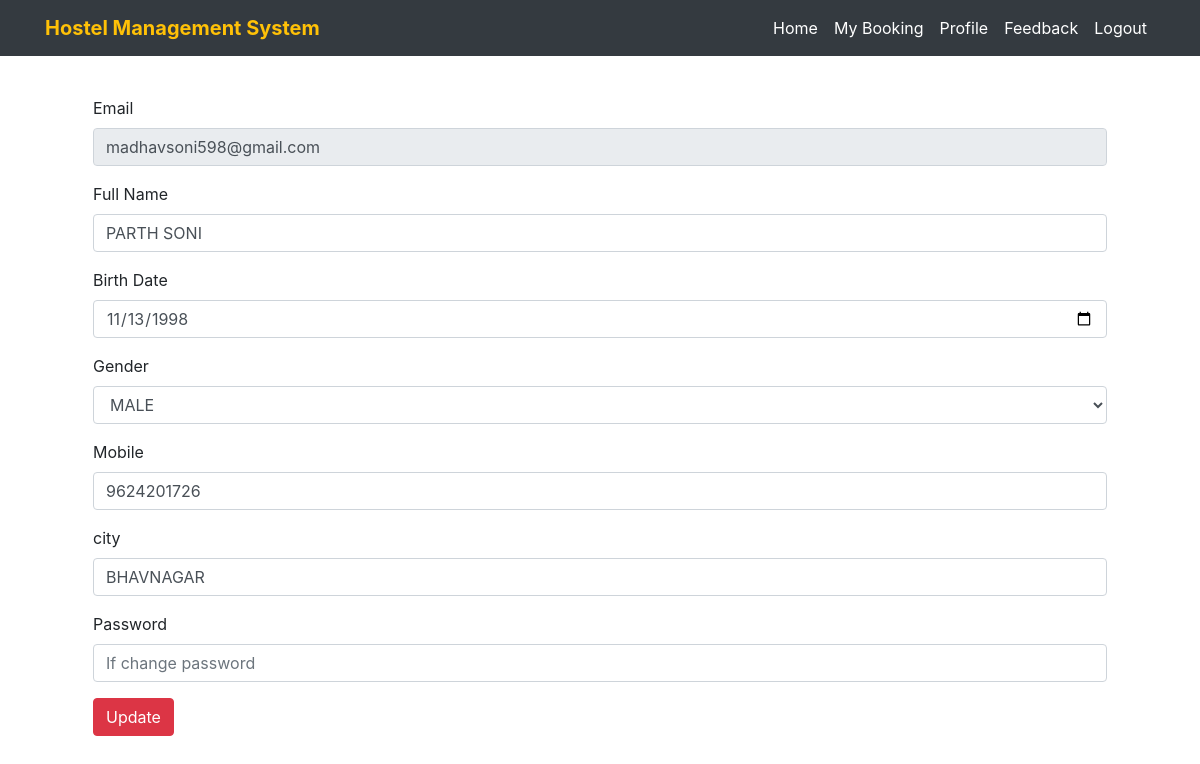
Page /student/change.php (signed in) on the committed database.
### tables this page shows
CREATE TABLE `user` (
  `user_id` int(4) NOT NULL,
  `email` varchar(40) NOT NULL,
  `password` varchar(60) NOT NULL,
  `gender` char(1) NOT NULL DEFAULT 'M',
  `bod` date NOT NULL,
  `fname` varchar(15) NOT NULL,
  `city` varchar(20) NOT NULL,
  `mobile` bigint(12) NOT NULL,
  `status` int(11) NOT NULL DEFAULT '0'
);

### student/change.php (the view, shortened to what this page needs)
<?php
if ($_SESSION['student']) {
  $student_id=$_SESSION['student_id'];
} else {
  echo "<script> location.href='login.php'; </script>";
}
include("../db.php");
$sql = "select * from user where 	user_id=$student_id";
$res = mysqli_query($con, $sql) or die("not select ");
$row = mysqli_fetch_row($res);
?>
<!DOCTYPE html>
<html lang="en">
<head>
  <link rel="stylesheet" href="https://stackpath.bootstrapcdn.com/bootstrap/4.5.2/css/bootstrap.min.css">
    <link rel="stylesheet" type="text/css" href="https://cdn.datatables.net/1.10.22/css/dataTables.bootstrap4.min.css"/>
    <link rel="stylesheet" href="../css/mystyle.css">
</head>
<body>
<nva class="navbar navbar-expand-md bg-dark navbar-dark container-fuild">
        <div class="container">
        <a href="#" class="navbar-brand text-warning font-weight-bold">Hostel Management System </a>
          <div class="collapse navbar-collapse text-center" id="menulinks">
          <ul class="navbar-nav ml-auto">
             <li class="nav-item">
               <a href="home.php" class="nav-link text-white">Home</a>
             </li>
             <li class="nav-item">
              <a href="dash.php" class="nav-link text-white">My Booking</a>
            </li>
            <li class="nav-item">
              <a href="change.php" class="nav-link text-white">Profile </a>
            </li>
            <li class="nav-item">
              <a href="feedback.php" class="nav-link text-white">Feedback</a>
            </li>
            <li class="nav-item">
              <a href="../logout.php" class="nav-link text-white"> Logout</a>
            </li>
           </ul>
          </div>
        </div>
      </nva>
<div class="container mt-4 pt-3">
<form class="mx-5" method="POST">
    <div class="form-group">
      <label for="email">Email</label>
      <input type="email" class="form-control" id="email" name="email" value="<?php echo $row[1]; ?>" readonly>
    </div>
    <div class="form-group">
      <label for="inputName">Full Name</label>
      <input type="text" class="form-control" id="fname" name="fname" value="<?php echo $row[5]; ?>">
    </div>
    <div class="form-group">
      <label for="lname">Birth Date</label>
      <input type="date" class="form-control" id="bod" name="bod" placeholder="YYYY-MM-DD" value="<?php echo $row[4]; ?>">
    </div>
    <div class="form-group">
      <label for="inputName">Gender</label>
      <select id="gender" class="form-control" name="gender" required>
<option value="M"  <?php if($row[3]=='M') {?> selected <?php } ?> >MALE</option>
          </select>
    </div>
    <div class="form-group">
      <label for="mobile">Mobile</label>
      <input type="tel" class="form-control" id="mobile" name="mobile" required pattern="[0-9]{10}" title="Please Enter Number only" value="<?php echo $row[7]; ?>">
    </div>
    <div class="form-group">
      <label for="city">city</label>
      <input type="text" class="form-control" id="city" name="city" value="<?php echo $row[6]; ?>">
    </div>
    <div class="form-group">
      <label for="inputEmail">Password</label>
      <input type="password" class="form-control" id="password" name="password" placeholder="If change password ">
    </div>
    <button type="submit" class="btn btn-danger" name="update">Update</button>
  </form>
</div>
</body>
</html>

### css/mystyle.css (style rules this page uses)
html,body { height: 100%; margin:0px; padding: 0px; }

### rows in the picture
user: email "madhavsoni598@gmail.com", fname "PARTH SONI", bod "11/13/1998", gender "MALE", mobile "9624201726", city "BHAVNAGAR"
